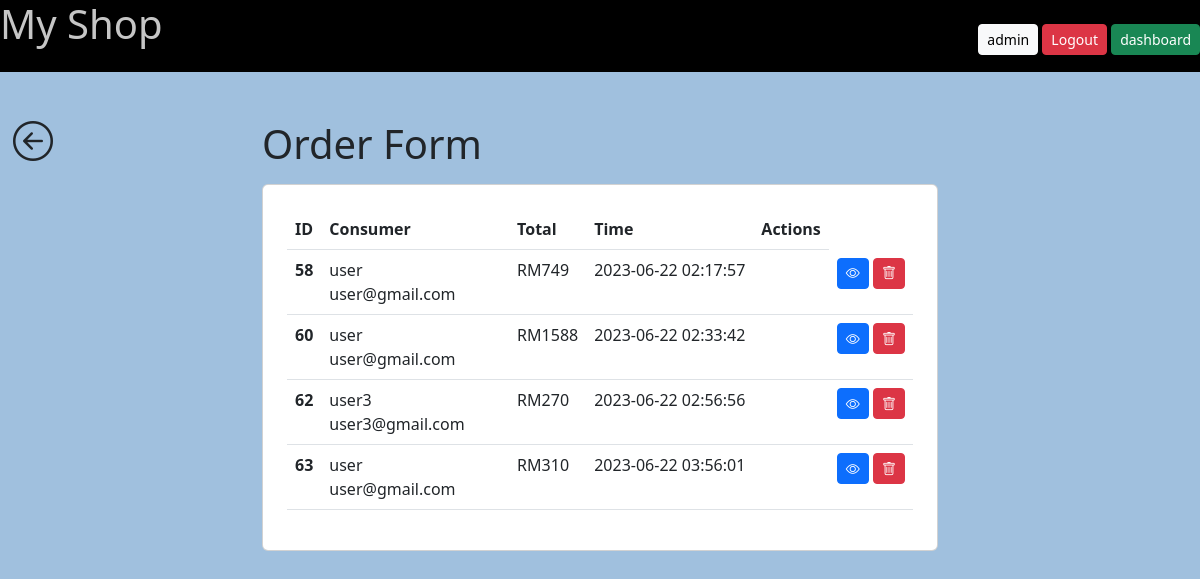
The app's page /order-form (signed in), older data.
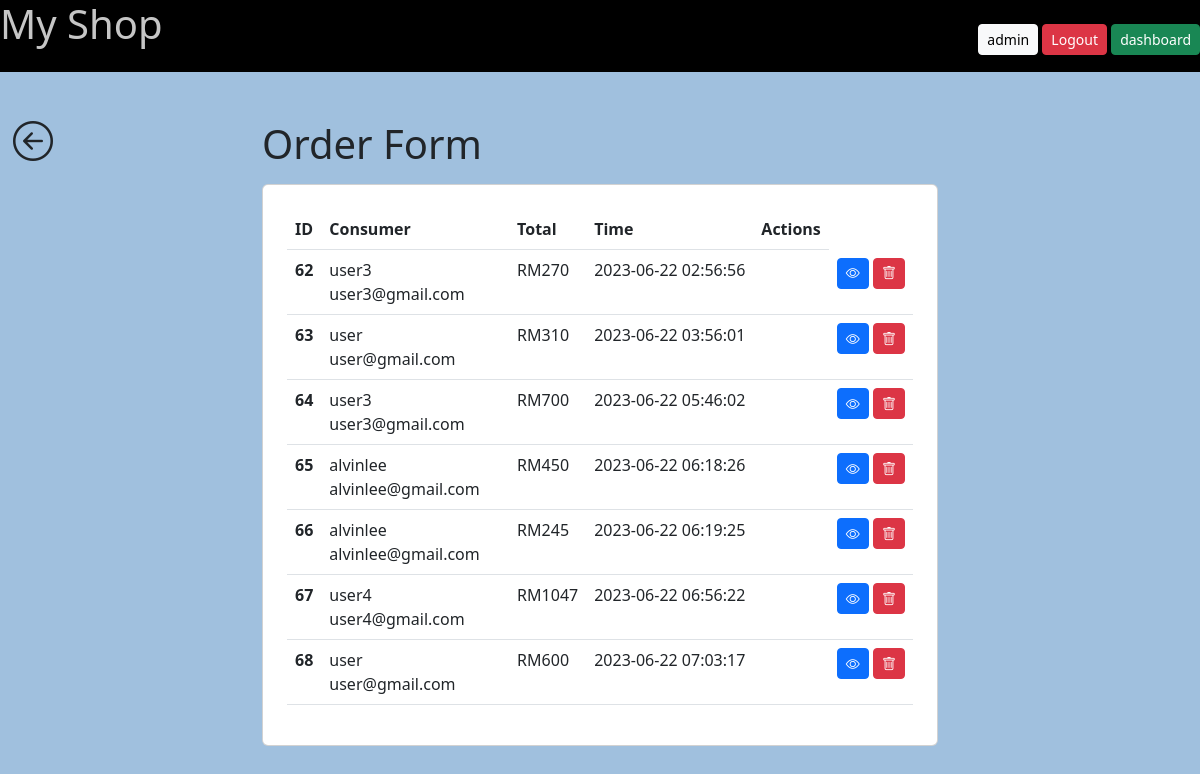
The same page, newer data.
### tables this page shows
CREATE TABLE `orders` (
  `id` int(11) NOT NULL AUTO_INCREMENT,
  `total_amount` int(11) NOT NULL DEFAULT 0,
  `user_id` int(11) NOT NULL,
  `create_at` timestamp NOT NULL DEFAULT current_timestamp() ON UPDATE current_timestamp(),
  PRIMARY KEY (`id`),
  KEY `user_id` (`user_id`),
  CONSTRAINT `orders_ibfk_5` FOREIGN KEY (`user_id`) REFERENCES `users` (`id`) ON DELETE CASCADE ON UPDATE CASCADE
);

CREATE TABLE `users` (
  `id` int(11) NOT NULL AUTO_INCREMENT,
  `name` text NOT NULL,
  `email` text NOT NULL,
  `password` varchar(100) NOT NULL,
  `role` varchar(100) NOT NULL DEFAULT 'user',
  `create_at` timestamp NOT NULL DEFAULT current_timestamp() ON UPDATE current_timestamp(),
  PRIMARY KEY (`id`)
);

### includes/functions.php (called while the page is built, shortened)
<?php
function isAdmin(){
    if( isset($_SESSION['user']['role']) && $_SESSION['user']['role'] === 'admin'){
        return true;
    }else{
        return false;
    }
}

### pages/order&cart/order-form.php (the view, shortened to what this page needs)
<?php
  $database = connectToDB();
  if ( isAdmin()){
    $sql = "SELECT
    orders.*,
    users.name AS user_name,
    users.email AS user_email
    FROM orders
    JOIN users
    ON orders.user_id = users.id";
    $query = $database->prepare($sql);
    $query->execute();
  }else if( isEditor() ){
    $sql = "SELECT
    carts.*,
    users.name AS user_name,
    users.email AS user_email,
    products.title,
    products.price,
    orders.total_amount
    FROM carts
    JOIN users
    ON carts.user_id = users.id
    JOIN products
    ON carts.product_id = products.id
    JOIN orders
    ON carts.order_id = orders.id
    WHERE carts.editor_by = :user_id";
    $query = $database->prepare($sql);
    $query->execute([
      'user_id' => $_SESSION["user"]["id"]
    ]);
  }else{
    $sql = "SELECT * FROM orders WHERE user_id = :user_id";
    $query = $database->prepare($sql);
    $query->execute([
        'user_id' => $_SESSION['user']['id']
    ]);
  }
  $orders = $query->fetchAll();
  require "parts/header.php";
?>
  <div class=" mt-3 position-absolute">
  <a href="/dashboard" class="btn fs-1 "
    ><i class="bi bi-arrow-left-circle"></i></a
  >
  </div>
  <?php if(isAdmin()) :?>
    <div class="container mx-auto my-5" style="max-width: 700px;">
      <div class="d-flex justify-content-between align-items-center mb-2">
        <h1 class="h1">Order Form</h1>
      </div>
      <div class="card mb-2 p-4">
        <table class="table">
          <thead>
            <tr>
              <th scope="col">ID</th>
              <th scope="col" style="width: 30%;">Consumer</th>
              <th scope="col">Total</th>
              <th scope="col">Time</th>
              <th scope="col" class="text-end">Actions</th>
            </tr>
          </thead>
          <tbody>
            <?php foreach($orders as $order): ?>
              <tr>
                <th scope="row"><?= $order['id']; ?></th>
                <td><?= $order['user_name']; ?><br/><?= $order['user_email']; ?></td>
                <td>RM<?= $order["total_amount"]; ?></td>
                <td><?= $order["create_at"]; ?></td>
                <td></td>
                <td class="text-center">
                  <button type="button" class="btn btn-primary btn-sm" data-bs-toggle="modal" data-bs-target="#order-modal-<?= $order['id']; ?>">
                    <i class="bi bi-eye"></i>
                  </button>
                  <form
                      method="POST"
                      action="/orders/delete"
                      class="d-inline"
                      >
                      <button type="submit" class="btn btn-danger btn-sm">
                          <i class="bi bi-trash"></i>
                      </button>
                  </form>
                </td>
              </tr>
            <?php endforeach; ?>
          </tbody>
        </table>
      </div>
    </div>
  <?php endif ;?>
<?php
  require "parts/footer.php";

Row changes from the older to the newer data that the page shows:
removed orders: id "58", user.name "user", user.email "user@gmail.com", total_amount "749", create_at "2023-06-22 02:17:57"
removed orders: id "60", user.name "user", user.email "user@gmail.com", total_amount "1588", create_at "2023-06-22 02:33:42"
added orders: id "64", user.name "user3", user.email "user3@gmail.com", total_amount "700", create_at "2023-06-22 05:46:02"
added orders: id "65", user.name "alvinlee", user.email "alvinlee@gmail.com", total_amount "450", create_at "2023-06-22 06:18:26"
added orders: id "66", user.name "alvinlee", user.email "alvinlee@gmail.com", total_amount "245", create_at "2023-06-22 06:19:25"
added orders: id "67", user.name "user4", user.email "user4@gmail.com", total_amount "1047", create_at "2023-06-22 06:56:22"
added orders: id "68", user.name "user", user.email "user@gmail.com", total_amount "600", create_at "2023-06-22 07:03:17"
